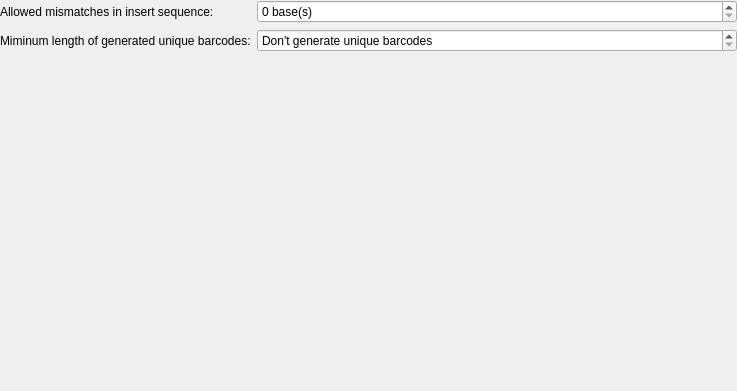
<?xml version="1.0" encoding="UTF-8"?>
<ui version="4.0">
 <class>Form</class>
 <widget class="QWidget" name="Form">
  <property name="geometry">
   <rect>
    <x>0</x>
    <y>0</y>
    <width>737</width>
    <height>391</height>
   </rect>
  </property>
  <property name="windowTitle">
   <string>Form</string>
  </property>
  <layout class="QFormLayout" name="formLayout">
   <property name="leftMargin">
    <number>0</number>
   </property>
   <property name="topMargin">
    <number>0</number>
   </property>
   <property name="rightMargin">
    <number>0</number>
   </property>
   <property name="bottomMargin">
    <number>0</number>
   </property>
   <item row="0" column="0">
    <widget class="QLabel" name="label">
     <property name="text">
      <string>Allowed mismatches in insert sequence:</string>
     </property>
    </widget>
   </item>
   <item row="0" column="1">
    <widget class="QSpinBox" name="mismatches">
     <property name="sizePolicy">
      <sizepolicy hsizetype="MinimumExpanding" vsizetype="Fixed">
       <horstretch>0</horstretch>
       <verstretch>0</verstretch>
      </sizepolicy>
     </property>
     <property name="suffix">
      <string> base(s)</string>
     </property>
    </widget>
   </item>
   <item row="1" column="0">
    <widget class="QLabel" name="label_2">
     <property name="text">
      <string>Miminum length of generated unique barcodes:</string>
     </property>
    </widget>
   </item>
   <item row="1" column="1">
    <widget class="QSpinBox" name="barcodeLength">
     <property name="sizePolicy">
      <sizepolicy hsizetype="MinimumExpanding" vsizetype="Fixed">
       <horstretch>0</horstretch>
       <verstretch>0</verstretch>
      </sizepolicy>
     </property>
     <property name="specialValueText">
      <string>Don't generate unique barcodes</string>
     </property>
     <property name="suffix">
      <string> base(s)</string>
     </property>
    </widget>
   </item>
  </layout>
 </widget>
 <resources/>
 <connections/>
</ui>
